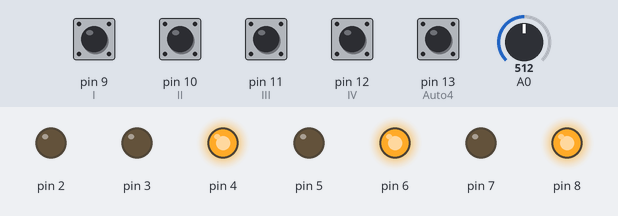
The sketch below on a simulated Arduino Uno, built with avr-gcc and run on an emulated ATmega328P. On the bench: output pins drawn as LEDs (lit = HIGH). Inputs (shaded band) come from the test bench; at power-on: pin 9 (I), pin 10 (II), pin 11 (III), pin 12 (IV), pin 13 (Auto4) HIGH, A0 = 512. Pins used as bus, display or sensor lines are not drawn; what the sketch prints to the serial monitor is not drawn.

Above: at 1.2 s.
1.3 s: pin 10 (II) pulled LOW for 0.15 s
At 2.5 s:
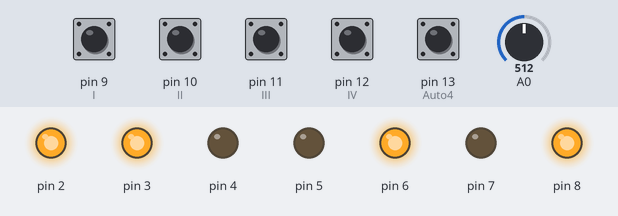
2.9 s: pin 11 (III) pulled LOW for 0.15 s
At 3.7 s:
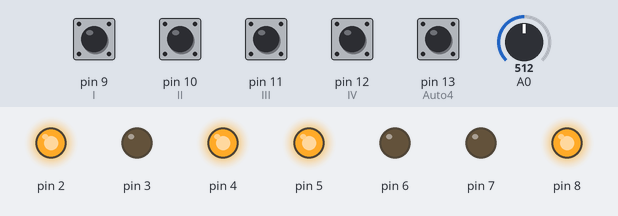
4.5 s: pin 12 (IV) pulled LOW for 0.15 s
At 4.9 s:
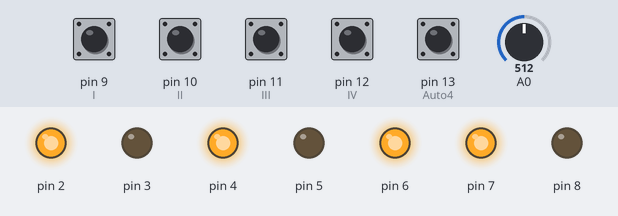
9.1 s: pin 9 (I) pulled LOW for 0.15 s
At 9.6 s:
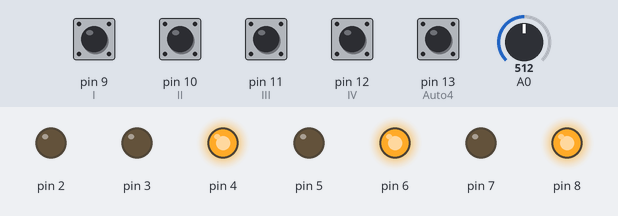
12.2 s: pin 10 (II) pulled LOW for 1 s
At 13.2 s:
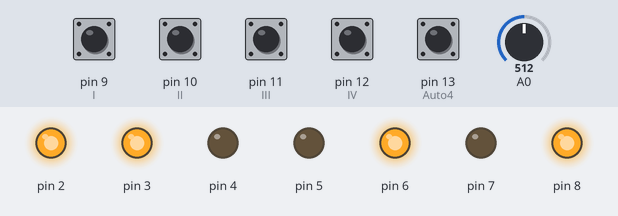
Timing chart, 0 to 15.2 s (numbered marks = the images above; inputs shaded):
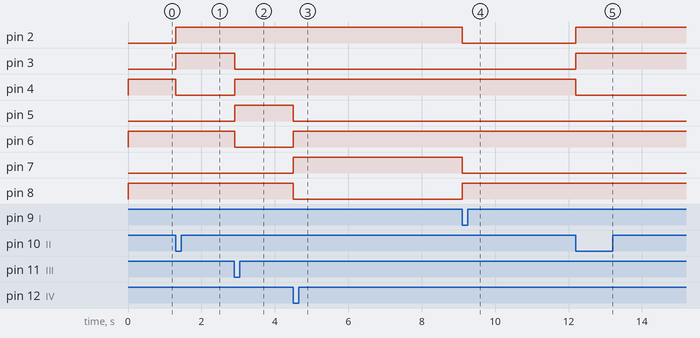

The sketch:

CrossLight.ino
```cpp
bool state[6][8]={{1,0,0,1,0,1,0,1},
                  {0,1,1,0,0,1,0,1},
                  {0,1,0,1,1,0,0,1},
                  {0,1,0,1,0,1,1,0},
                  {1,0,0,1,1,0,0,1},
                  {0,1,1,0,0,1,1,0}};
int I=9;
int II=10;
int III=11;
int IV=12;
int Auto4=13;
int Auto2=0;
int i,j,Police;
long wait=3000;
// Previous Millis
long PVM=0;
int AnalogVal;
bool debug=1;
void setup() {
  Serial.begin(115200);
  Serial.print("Booting UP");

  //Set Mode to OUTPUT for 1 to 8
  for (i=1;i<=8;i++){
    pinMode(i,OUTPUT);
    Serial.print(".");
  }
  for(i=9;i<=13;i++){
    pinMode(i,INPUT_PULLUP);
    Serial.print(".");
  }
  pinMode(0,INPUT_PULLUP);
  Serial.println(".");
}

void loop() {
// Write To OutPut
    //if(debug) Serial.print("J=");
    if(debug) Serial.print(j);
    for(i=0;i<8;i++){
      digitalWrite(i+1,state[j][i]);
      if(debug) Serial.print(",");
      if(debug) Serial.print(state[j][i]);
    }
    if(debug) Serial.print(",");
    if(debug) Serial.print(Police);
    //Read Analog value
    AnalogVal=analogRead(A0);
    wait=map(AnalogVal,0,1023,10000,300000);
    if(debug) Serial.print(",");
    if(debug) Serial.print(AnalogVal);
    if(debug) Serial.print(",");
    if(debug) Serial.println(wait);
    // Read Police Key State
    if(!digitalRead(Auto4)) Police=5;
    else if(!digitalRead(Auto2)) Police=6;
    else if(!digitalRead(I)) Police=1;
    else if(!digitalRead(II)) Police=2;
    else if(!digitalRead(III)) Police=3;
    else if(!digitalRead(IV)) Police=4;

    //Select Allow Way with Police Key State
    switch (Police){
      case 1:
      // State I
       j=0;
       break;
      case 2:
      // State II
       j=1;
       break;
       case 3:
       // State III
       j=2;
       break;
       case 4:
       // State IV
       j=3;
       break;
       case 5:
       // State Auto4
       if((millis()-PVM)>=wait){
          if(j<3) j++;
          else j=0;
          PVM=millis();
       }
       break;
       case 6:
       // State Auto2
       if((millis()-PVM)>=wait){
          if(j==4)j=5;
          else j=4;
          PVM=millis();
       }
       break;
    }


}
```

Measured:
- after the input at 1.3 s, pin 2, pin 3: LOW → HIGH at once; pin 4: HIGH → LOW at once
- after the input at 2.9 s, pin 3, pin 6: HIGH → LOW at once; pin 4, pin 5: LOW → HIGH at once
- after the input at 4.5 s, pin 5, pin 8: HIGH → LOW at once; pin 6, pin 7: LOW → HIGH at once
- after the input at 9.1 s, pin 2, pin 7: HIGH → LOW at once; pin 8: LOW → HIGH at once
- after the input at 12.2 s, pin 2, pin 3: LOW → HIGH at once; pin 4: HIGH → LOW at once
